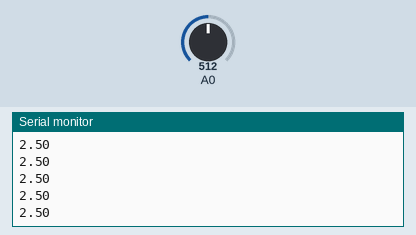
The sketch below on a simulated Arduino Uno, built with avr-gcc and run on an emulated ATmega328P. On the bench: the last lines printed to the serial monitor. The test bench sets the inputs (shaded band); at power-on: A0 = 512.

Above: at 1.2 s.
1.3 s: A0 set to 716
At 2.0 s:
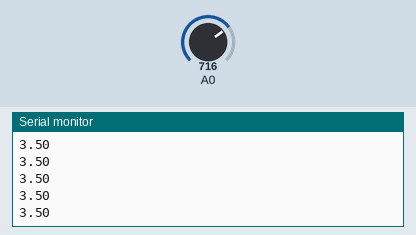
2.8 s: A0 set to 900
At 3.9 s:
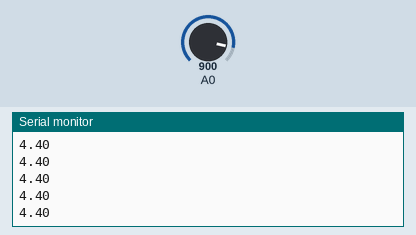
Timing chart, 0 to 5.8 s (numbered marks = the images above; inputs shaded):
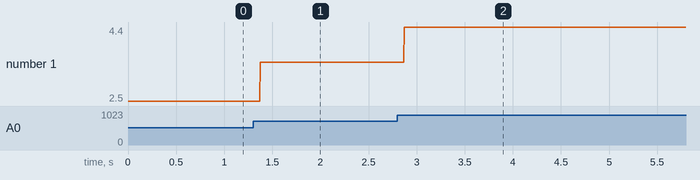

The sketch:

potenciometro_volt.ino
```cpp
void setup() {
  //Inicializar el pin digital LED_BUILTIN como salida
  Serial.begin(9600);
}
//La funcion bucle se ejecuta una y otra vez para siempre

void loop() {
  //Leer la entrada en el pin analogico 0
  int sensorValue = analogRead(A0);
  //Convertir la elctura analogica (que va de 0 a 1023) en una tension (0-5V)
  float voltaje = sensorValue*(5.0/1023.0);
  Serial.println(voltaje);
}
```

Measured:
- after the input at 1.3 s, the serial monitor: prints a new line after 0.07 s (image 1)
- after the input at 2.8 s, the serial monitor: prints a new line after 0.07 s (image 2)
- plotted number 1: 2.5 → 3.5 after the input at 1.3 s, 3.5 → 4.4 after the input at 2.8 s
